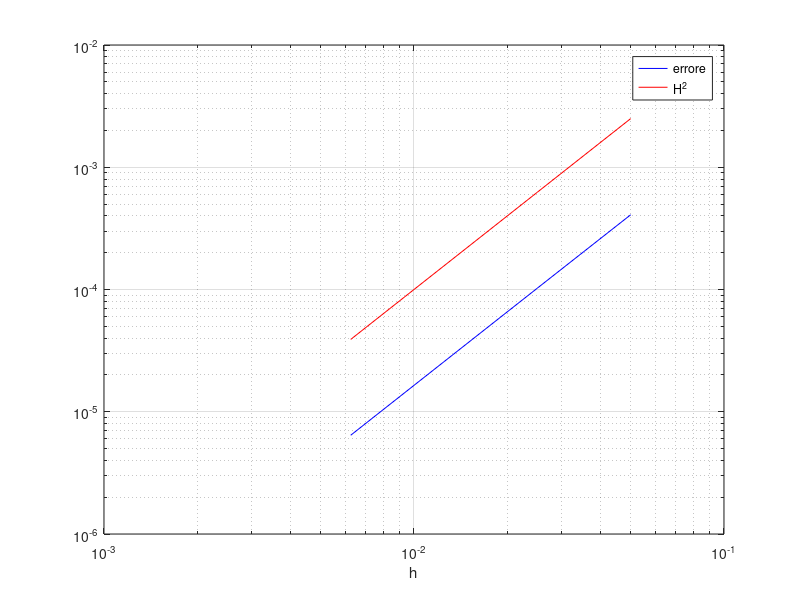
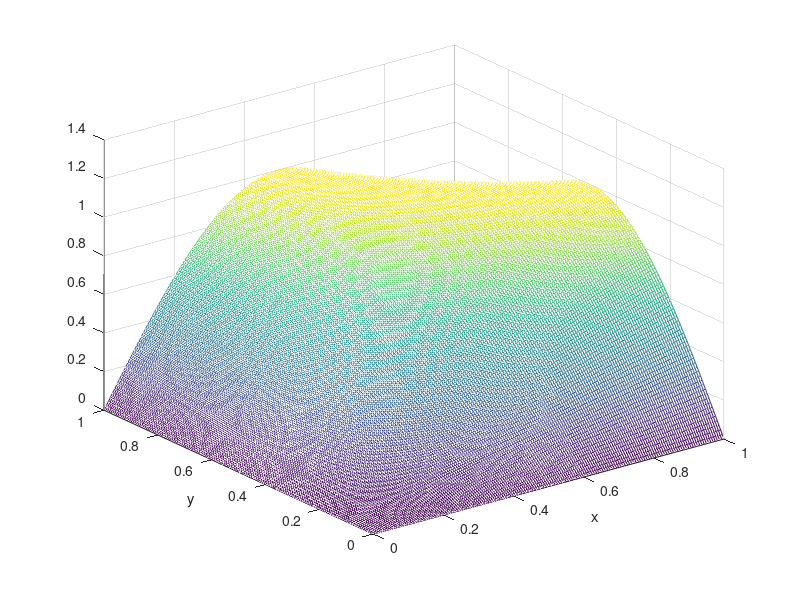

Here is the MATLAB script that generated these plots, in order:
% definisco i parametri del dominio 
xa=0; xb=1; 
ya=0; yb=1;

f=@(x,y)[pi^2*(x.^2+y.^2).*sin(pi*x.*y)];
g=@(x,y)[sin(pi*x.*y)];
% f=@(x,y)[0*x+0*y];
% g=@(x,y)[y+x];

nx=25; ny=30;

Err=[];H=[];
for nx=[20,40,80,160]
    ny=nx
%%%%%%%%%%%%%%%%%%%%%%%%%%%
nx1=nx+1; ny1=ny+1;
N=nx1*ny1;
hx=(xb-xa)/nx; hy=(yb-ya)/ny;
H=[H;hx];

% costruisco la mesh
x=linspace(xa,xb,nx1);
y=linspace(ya,yb,ny1);
xy=zeros(N,2);
for j=1:ny1
    for i=1:nx1
        k=(j-1)*nx1+i;
        xy(k,:)=[x(i),y(j)];
    end
end

% costruisco la matrice del laplaciano
alpha=-1/hy^2; beta=-1/hx^2; gamma=2*(1/hx^2+1/hy^2);
e=ones(N,1);
A=spdiags([alpha*e,beta*e,gamma*e,beta*e,alpha*e],[-nx1,-1,0,1,nx1],N,N);



% sistemo le condizioni al bordo
lbordo=[(1:nx1)';(nx1:nx1:N)';(nx1+1:nx1:N)'; (nx1*ny+1:N)'];
lbordo=unique(lbordo);
lista=(1:N)';
linterni=setdiff(lista,lbordo);
for i=1:length(lbordo);
    k=lbordo(i);
    A(k,:)=0; A(k,k)=1;
end

% costruisco il termine noto
b=f(xy(:,1),xy(:,2));
for i=1:length(lbordo);
    k=lbordo(i);
    b(k)=g(xy(k,1),xy(k,2));
end

% risolvo il sistema lineare
u=A\b;

% disegno la soluzione

uu=reshape(u,nx1,ny1);
uu=uu';
mesh(x,y,uu)
xlabel('x');
ylabel('y');
%print(1,'-deps2c','sol1_poisson')

err=max(abs(u-g(xy(:,1),xy(:,2))))
Err=[Err;err];
end
figure(2)
loglog(H,Err,'b',H,H.^2,'r')
legend('errore','H^2');xlabel('h');
grid on
print(2,'-deps2c','err1_poisson')
